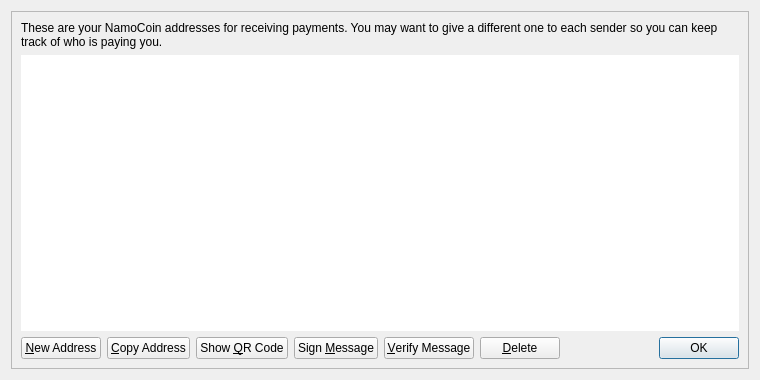
<?xml version="1.0" encoding="UTF-8"?>
<ui version="4.0">
 <class>AddressBookPage</class>
 <widget class="QWidget" name="AddressBookPage">
  <property name="geometry">
   <rect>
    <x>0</x>
    <y>0</y>
    <width>760</width>
    <height>380</height>
   </rect>
  </property>
  <property name="windowTitle">
   <string>Address Book</string>
  </property>
  <layout class="QVBoxLayout" name="verticalLayout_2">
   <item>
    <widget class="QFrame" name="frameMain">
     <property name="frameShape">
      <enum>QFrame::StyledPanel</enum>
     </property>
     <property name="frameShadow">
      <enum>QFrame::Raised</enum>
     </property>
     <layout class="QVBoxLayout" name="verticalLayout">
      <item>
       <widget class="QLabel" name="labelExplanation">
        <property name="text">
         <string>These are your NamoCoin addresses for receiving payments. You may want to give a different one to each sender so you can keep track of who is paying you.</string>
        </property>
        <property name="textFormat">
         <enum>Qt::PlainText</enum>
        </property>
        <property name="wordWrap">
         <bool>true</bool>
        </property>
       </widget>
      </item>
      <item>
       <widget class="QTableView" name="tableView">
        <property name="contextMenuPolicy">
         <enum>Qt::CustomContextMenu</enum>
        </property>
        <property name="toolTip">
         <string>Double-click to edit address or label</string>
        </property>
        <property name="frameShape">
         <enum>QFrame::NoFrame</enum>
        </property>
        <property name="tabKeyNavigation">
         <bool>false</bool>
        </property>
        <property name="alternatingRowColors">
         <bool>true</bool>
        </property>
        <property name="selectionMode">
         <enum>QAbstractItemView::SingleSelection</enum>
        </property>
        <property name="selectionBehavior">
         <enum>QAbstractItemView::SelectRows</enum>
        </property>
        <property name="sortingEnabled">
         <bool>true</bool>
        </property>
        <attribute name="verticalHeaderVisible">
         <bool>false</bool>
        </attribute>
       </widget>
      </item>
      <item>
       <layout class="QHBoxLayout" name="horizontalLayout">
        <item>
         <widget class="QPushButton" name="newAddressButton">
          <property name="toolTip">
           <string>Create a new address</string>
          </property>
          <property name="text">
           <string>&amp;New Address</string>
          </property>
          <property name="icon">
           <iconset resource="../NamoCoin.qrc">
            <normaloff>:/icons/add</normaloff>:/icons/add</iconset>
          </property>
         </widget>
        </item>
        <item>
         <widget class="QPushButton" name="copyToClipboard">
          <property name="toolTip">
           <string>Copy the currently selected address to the system clipboard</string>
          </property>
          <property name="text">
           <string>&amp;Copy Address</string>
          </property>
          <property name="icon">
           <iconset resource="../NamoCoin.qrc">
            <normaloff>:/icons/editcopy</normaloff>:/icons/editcopy</iconset>
          </property>
         </widget>
        </item>
        <item>
         <widget class="QPushButton" name="showQRCode">
          <property name="text">
           <string>Show &amp;QR Code</string>
          </property>
          <property name="icon">
           <iconset resource="../NamoCoin.qrc">
            <normaloff>:/icons/qrcode</normaloff>:/icons/qrcode</iconset>
          </property>
         </widget>
        </item>
        <item>
         <widget class="QPushButton" name="signMessage">
          <property name="toolTip">
           <string>Sign a message to prove you own a NamoCoin address</string>
          </property>
          <property name="text">
           <string>Sign &amp;Message</string>
          </property>
          <property name="icon">
           <iconset resource="../NamoCoin.qrc">
            <normaloff>:/icons/edit</normaloff>:/icons/edit</iconset>
          </property>
         </widget>
        </item>
        <item>
         <widget class="QPushButton" name="verifyMessage">
          <property name="toolTip">
           <string>Verify a message to ensure it was signed with a specified NamoCoin address</string>
          </property>
          <property name="text">
           <string>&amp;Verify Message</string>
          </property>
          <property name="icon">
           <iconset resource="../NamoCoin.qrc">
            <normaloff>:/icons/transaction_0</normaloff>:/icons/transaction_0</iconset>
          </property>
         </widget>
        </item>
        <item>
         <widget class="QPushButton" name="deleteButton">
          <property name="toolTip">
           <string>Delete the currently selected address from the list</string>
          </property>
          <property name="text">
           <string>&amp;Delete</string>
          </property>
          <property name="icon">
           <iconset resource="../NamoCoin.qrc">
            <normaloff>:/icons/remove</normaloff>:/icons/remove</iconset>
          </property>
         </widget>
        </item>
        <item>
         <spacer name="horizontalSpacer">
          <property name="orientation">
           <enum>Qt::Horizontal</enum>
          </property>
          <property name="sizeHint" stdset="0">
           <size>
            <width>40</width>
            <height>20</height>
           </size>
          </property>
         </spacer>
        </item>
        <item>
         <widget class="QDialogButtonBox" name="buttonBox">
          <property name="sizePolicy">
           <sizepolicy hsizetype="Maximum" vsizetype="Fixed">
            <horstretch>0</horstretch>
            <verstretch>0</verstretch>
           </sizepolicy>
          </property>
          <property name="standardButtons">
           <set>QDialogButtonBox::Ok</set>
          </property>
         </widget>
        </item>
       </layout>
      </item>
     </layout>
    </widget>
   </item>
  </layout>
 </widget>
 <resources>
  <include location="../NamoCoin.qrc"/>
 </resources>
 <connections/>
</ui>
